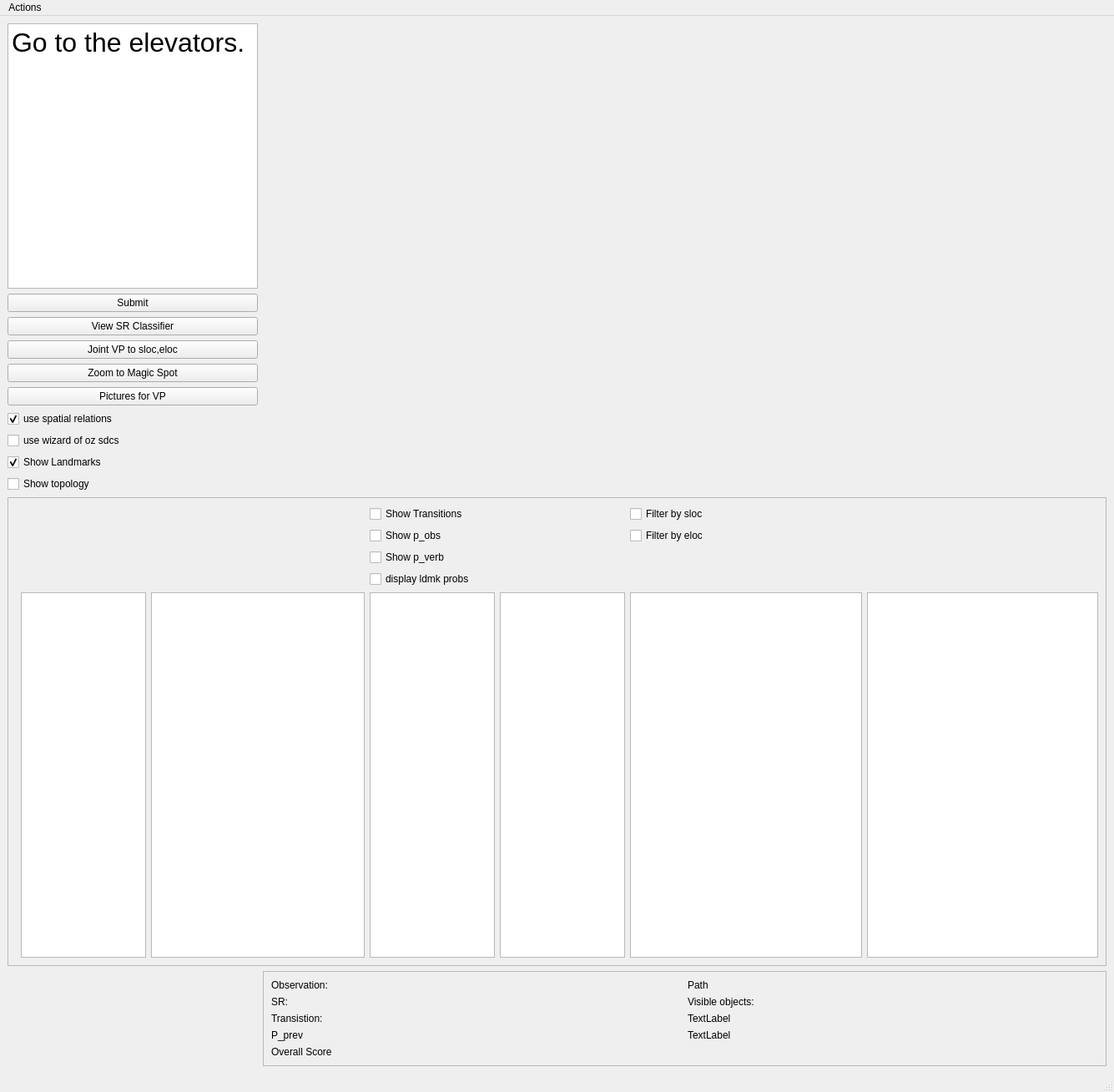
<?xml version="1.0" encoding="UTF-8"?>
<ui version="4.0">
 <class>MainWindow</class>
 <widget class="QMainWindow" name="MainWindow">
  <property name="geometry">
   <rect>
    <x>0</x>
    <y>0</y>
    <width>1335</width>
    <height>1309</height>
   </rect>
  </property>
  <property name="windowTitle">
   <string>Model Browser</string>
  </property>
  <widget class="QWidget" name="centralwidget">
   <layout class="QGridLayout" name="gridLayout_2">
    <item row="1" column="2">
     <widget class="QFrame" name="matplotlibFrame">
      <property name="sizePolicy">
       <sizepolicy hsizetype="Expanding" vsizetype="Expanding">
        <horstretch>0</horstretch>
        <verstretch>0</verstretch>
       </sizepolicy>
      </property>
      <property name="minimumSize">
       <size>
        <width>700</width>
        <height>500</height>
       </size>
      </property>
      <property name="frameShape">
       <enum>QFrame::NoFrame</enum>
      </property>
      <property name="frameShadow">
       <enum>QFrame::Raised</enum>
      </property>
      <layout class="QVBoxLayout" name="verticalLayout_2">
       <property name="margin">
        <number>0</number>
       </property>
      </layout>
     </widget>
    </item>
    <item row="2" column="0" colspan="3">
     <widget class="QFrame" name="frame_2">
      <property name="frameShape">
       <enum>QFrame::StyledPanel</enum>
      </property>
      <property name="frameShadow">
       <enum>QFrame::Raised</enum>
      </property>
      <layout class="QGridLayout" name="gridLayout">
       <item row="4" column="0">
        <widget class="QFrame" name="frame_3">
         <property name="maximumSize">
          <size>
           <width>150</width>
           <height>16777215</height>
          </size>
         </property>
         <property name="frameShape">
          <enum>QFrame::NoFrame</enum>
         </property>
         <property name="frameShadow">
          <enum>QFrame::Raised</enum>
         </property>
         <layout class="QVBoxLayout" name="verticalLayout_3">
          <property name="margin">
           <number>0</number>
          </property>
         </layout>
        </widget>
       </item>
       <item row="4" column="3">
        <widget class="QTableView" name="slocTable">
         <property name="sizePolicy">
          <sizepolicy hsizetype="Preferred" vsizetype="Expanding">
           <horstretch>0</horstretch>
           <verstretch>0</verstretch>
          </sizepolicy>
         </property>
         <property name="maximumSize">
          <size>
           <width>150</width>
           <height>16777215</height>
          </size>
         </property>
         <property name="selectionMode">
          <enum>QAbstractItemView::SingleSelection</enum>
         </property>
         <property name="selectionBehavior">
          <enum>QAbstractItemView::SelectRows</enum>
         </property>
         <property name="sortingEnabled">
          <bool>true</bool>
         </property>
        </widget>
       </item>
       <item row="4" column="4">
        <widget class="QTableView" name="elocTable">
         <property name="sizePolicy">
          <sizepolicy hsizetype="Minimum" vsizetype="Expanding">
           <horstretch>0</horstretch>
           <verstretch>0</verstretch>
          </sizepolicy>
         </property>
         <property name="maximumSize">
          <size>
           <width>150</width>
           <height>16777215</height>
          </size>
         </property>
         <property name="selectionMode">
          <enum>QAbstractItemView::SingleSelection</enum>
         </property>
         <property name="selectionBehavior">
          <enum>QAbstractItemView::SelectRows</enum>
         </property>
         <property name="sortingEnabled">
          <bool>true</bool>
         </property>
        </widget>
       </item>
       <item row="4" column="6">
        <widget class="QTableView" name="landmarkTable">
         <property name="selectionMode">
          <enum>QAbstractItemView::SingleSelection</enum>
         </property>
         <property name="selectionBehavior">
          <enum>QAbstractItemView::SelectRows</enum>
         </property>
         <property name="sortingEnabled">
          <bool>true</bool>
         </property>
        </widget>
       </item>
       <item row="0" column="3">
        <widget class="QCheckBox" name="slocTransitionsBox">
         <property name="text">
          <string>Show Transitions</string>
         </property>
        </widget>
       </item>
       <item row="4" column="5">
        <widget class="QTableView" name="jointViewpointTable">
         <property name="selectionMode">
          <enum>QAbstractItemView::SingleSelection</enum>
         </property>
         <property name="selectionBehavior">
          <enum>QAbstractItemView::SelectRows</enum>
         </property>
         <property name="sortingEnabled">
          <bool>true</bool>
         </property>
        </widget>
       </item>
       <item row="0" column="5">
        <widget class="QCheckBox" name="filterBySlocBox">
         <property name="text">
          <string>Filter by sloc</string>
         </property>
        </widget>
       </item>
       <item row="1" column="5">
        <widget class="QCheckBox" name="filterByElocBox">
         <property name="text">
          <string>Filter by eloc</string>
         </property>
        </widget>
       </item>
       <item row="4" column="1">
        <widget class="QTableView" name="startingSlocTable">
         <property name="sizePolicy">
          <sizepolicy hsizetype="Preferred" vsizetype="Expanding">
           <horstretch>0</horstretch>
           <verstretch>0</verstretch>
          </sizepolicy>
         </property>
         <property name="maximumSize">
          <size>
           <width>150</width>
           <height>16777215</height>
          </size>
         </property>
         <property name="selectionMode">
          <enum>QAbstractItemView::ExtendedSelection</enum>
         </property>
         <property name="selectionBehavior">
          <enum>QAbstractItemView::SelectRows</enum>
         </property>
         <property name="sortingEnabled">
          <bool>true</bool>
         </property>
        </widget>
       </item>
       <item row="1" column="3">
        <widget class="QCheckBox" name="slocObservationProbabilityCheckBox">
         <property name="text">
          <string>Show p_obs</string>
         </property>
        </widget>
       </item>
       <item row="2" column="3">
        <widget class="QCheckBox" name="slocVerbProbabilityCheckBox">
         <property name="text">
          <string>Show p_verb</string>
         </property>
        </widget>
       </item>
       <item row="4" column="2">
        <widget class="QTableView" name="sdcTable">
         <property name="sizePolicy">
          <sizepolicy hsizetype="Preferred" vsizetype="Expanding">
           <horstretch>0</horstretch>
           <verstretch>0</verstretch>
          </sizepolicy>
         </property>
         <property name="maximumSize">
          <size>
           <width>1000</width>
           <height>16777215</height>
          </size>
         </property>
         <property name="selectionMode">
          <enum>QAbstractItemView::SingleSelection</enum>
         </property>
         <property name="selectionBehavior">
          <enum>QAbstractItemView::SelectRows</enum>
         </property>
        </widget>
       </item>
       <item row="3" column="3">
        <widget class="QCheckBox" name="landmarkProbsCheckBox">
         <property name="text">
          <string>display ldmk probs</string>
         </property>
        </widget>
       </item>
      </layout>
     </widget>
    </item>
    <item row="1" column="0">
     <widget class="QFrame" name="frame_4">
      <property name="frameShape">
       <enum>QFrame::NoFrame</enum>
      </property>
      <property name="frameShadow">
       <enum>QFrame::Raised</enum>
      </property>
      <layout class="QVBoxLayout" name="verticalLayout">
       <property name="margin">
        <number>0</number>
       </property>
       <item>
        <widget class="QPlainTextEdit" name="directionsTextEdit">
         <property name="sizePolicy">
          <sizepolicy hsizetype="Preferred" vsizetype="Expanding">
           <horstretch>0</horstretch>
           <verstretch>0</verstretch>
          </sizepolicy>
         </property>
         <property name="minimumSize">
          <size>
           <width>300</width>
           <height>0</height>
          </size>
         </property>
         <property name="maximumSize">
          <size>
           <width>16777215</width>
           <height>16777215</height>
          </size>
         </property>
         <property name="font">
          <font>
 f          <pointsize>24</pointsize>
          </font>
         </property>
         <property name="plainText">
          <string>Go to the elevators.</string>
         </property>
        </widget>
       </item>
       <item>
        <widget class="QPushButton" name="submitButton">
         <property name="text">
          <string>Submit</string>
         </property>
        </widget>
       </item>
       <item>
        <widget class="QPushButton" name="viewSrClassifierButton">
         <property name="text">
          <string>View SR Classifier</string>
         </property>
        </widget>
       </item>
       <item>
        <widget class="QPushButton" name="jointVpToSlocElocButton">
         <property name="text">
          <string>Joint VP to sloc,eloc</string>
         </property>
         <property name="shortcut">
          <string>J</string>
         </property>
        </widget>
       </item>
       <item>
        <widget class="QPushButton" name="zoomToMagicSpotButton">
         <property name="text">
          <string>Zoom to Magic Spot</string>
         </property>
         <property name="shortcut">
          <string>Ctrl+Z</string>
         </property>
        </widget>
       </item>
       <item>
        <widget class="QPushButton" name="picturesForViewpointButton">
         <property name="text">
          <string>Pictures for VP</string>
         </property>
        </widget>
       </item>
       <item>
        <widget class="QCheckBox" name="useSpatialRelationsBox">
         <property name="text">
          <string>use spatial relations</string>
         </property>
         <property name="checked">
          <bool>true</bool>
         </property>
        </widget>
       </item>
       <item>
        <widget class="QCheckBox" name="useWizardOfOzSdcsCheckBox">
         <property name="text">
          <string>use wizard of oz sdcs</string>
         </property>
        </widget>
       </item>
       <item>
        <widget class="QCheckBox" name="showLandmarksCheckBox">
         <property name="text">
          <string>Show Landmarks</string>
         </property>
         <property name="checked">
          <bool>true</bool>
         </property>
        </widget>
       </item>
       <item>
        <widget class="QCheckBox" name="showTopologyBox">
         <property name="text">
          <string>Show topology</string>
         </property>
        </widget>
       </item>
      </layout>
     </widget>
    </item>
    <item row="4" column="0">
     <widget class="QFrame" name="frame">
      <property name="frameShape">
       <enum>QFrame::NoFrame</enum>
      </property>
      <property name="frameShadow">
       <enum>QFrame::Raised</enum>
      </property>
      <layout class="QGridLayout" name="gridLayout_3">
       <property name="margin">
        <number>0</number>
       </property>
       <property name="spacing">
        <number>0</number>
       </property>
      </layout>
     </widget>
    </item>
    <item row="4" column="1" colspan="2">
     <widget class="QFrame" name="frame_5">
      <property name="frameShape">
       <enum>QFrame::StyledPanel</enum>
      </property>
      <property name="frameShadow">
       <enum>QFrame::Raised</enum>
      </property>
      <layout class="QGridLayout" name="gridLayout_4">
       <item row="0" column="0">
        <widget class="QLabel" name="observationProbabilityLabel">
         <property name="text">
          <string>Observation:</string>
         </property>
         <property name="textInteractionFlags">
          <set>Qt::LinksAccessibleByMouse|Qt::TextSelectableByMouse</set>
         </property>
        </widget>
       </item>
       <item row="1" column="0">
        <widget class="QLabel" name="srProbabilityLabel">
         <property name="text">
          <string>SR:</string>
         </property>
         <property name="textInteractionFlags">
          <set>Qt::LinksAccessibleByMouse|Qt::TextSelectableByMouse</set>
         </property>
        </widget>
       </item>
       <item row="2" column="0">
        <widget class="QLabel" name="tMatLabel">
         <property name="text">
          <string>Transistion:</string>
         </property>
         <property name="textInteractionFlags">
          <set>Qt::LinksAccessibleByMouse|Qt::TextSelectableByMouse</set>
         </property>
        </widget>
       </item>
       <item row="3" column="0">
        <widget class="QLabel" name="p_prev_label">
         <property name="text">
          <string>P_prev</string>
         </property>
         <property name="textInteractionFlags">
          <set>Qt::LinksAccessibleByMouse|Qt::TextSelectableByMouse</set>
         </property>
        </widget>
       </item>
       <item row="4" column="0">
        <widget class="QLabel" name="overallscore_label">
         <property name="text">
          <string>Overall Score</string>
         </property>
         <property name="textInteractionFlags">
          <set>Qt::LinksAccessibleByMouse|Qt::TextSelectableByMouse</set>
         </property>
        </widget>
       </item>
       <item row="0" column="1">
        <widget class="QLabel" name="pathLabel">
         <property name="text">
          <string>Path</string>
         </property>
         <property name="wordWrap">
          <bool>true</bool>
         </property>
         <property name="textInteractionFlags">
          <set>Qt::LinksAccessibleByMouse|Qt::TextSelectableByMouse</set>
         </property>
        </widget>
       </item>
       <item row="1" column="1">
        <widget class="QLabel" name="visibleObjectFromLandmarkLabel">
         <property name="text">
          <string>Visible objects:</string>
         </property>
        </widget>
       </item>
       <item row="2" column="1">
        <widget class="QLabel" name="visibleObjectsFromSlocLabel">
         <property name="text">
          <string>TextLabel</string>
         </property>
        </widget>
       </item>
       <item row="3" column="1">
        <widget class="QLabel" name="visibleObjectsFromOrientedSlocLabel">
         <property name="text">
          <string>TextLabel</string>
         </property>
        </widget>
       </item>
      </layout>
     </widget>
    </item>
   </layout>
  </widget>
  <widget class="QMenuBar" name="menubar">
   <property name="geometry">
    <rect>
     <x>0</x>
     <y>0</y>
     <width>1335</width>
     <height>25</height>
    </rect>
   </property>
   <widget class="QMenu" name="menuEdit">
    <property name="title">
     <string>Actions</string>
    </property>
    <addaction name="actionPreferences"/>
    <addaction name="actionSelectSpatialRelations"/>
    <addaction name="actionSaveLimits"/>
    <addaction name="actionRestoreLimits"/>
    <addaction name="actionClear"/>
   </widget>
   <addaction name="menuEdit"/>
  </widget>
  <widget class="QStatusBar" name="statusbar"/>
  <action name="actionPreferences">
   <property name="text">
    <string>Select Landmarks</string>
   </property>
   <property name="shortcut">
    <string>Ctrl+P</string>
   </property>
  </action>
  <action name="actionSaveLimits">
   <property name="text">
    <string>Save Limits</string>
   </property>
   <property name="shortcut">
    <string>Ctrl+L</string>
   </property>
  </action>
  <action name="actionRestoreLimits">
   <property name="text">
    <string>Restore Limits</string>
   </property>
   <property name="shortcut">
    <string>Ctrl+R</string>
   </property>
  </action>
  <action name="actionSelectSpatialRelations">
   <property name="text">
    <string>Select Spatial Relations</string>
   </property>
  </action>
  <action name="actionClear">
   <property name="text">
    <string>Clear</string>
   </property>
  </action>
 </widget>
 <resources/>
 <connections/>
</ui>
